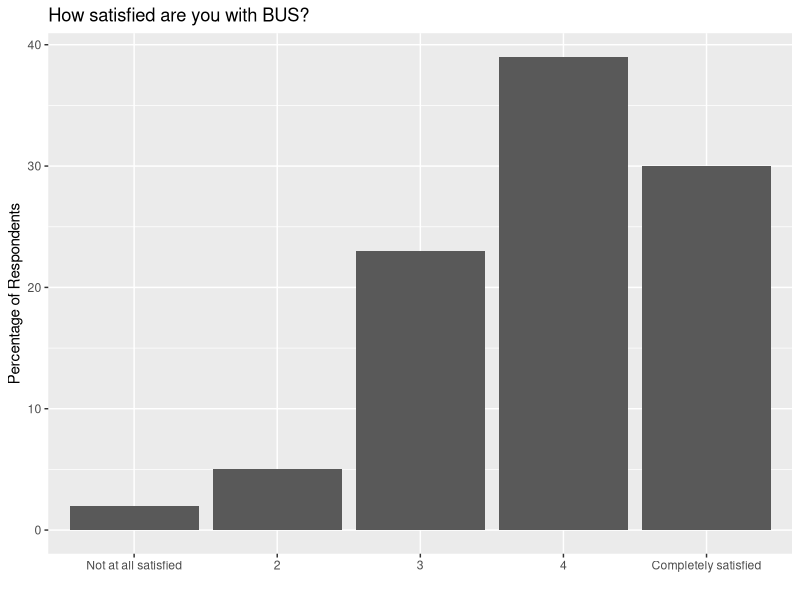
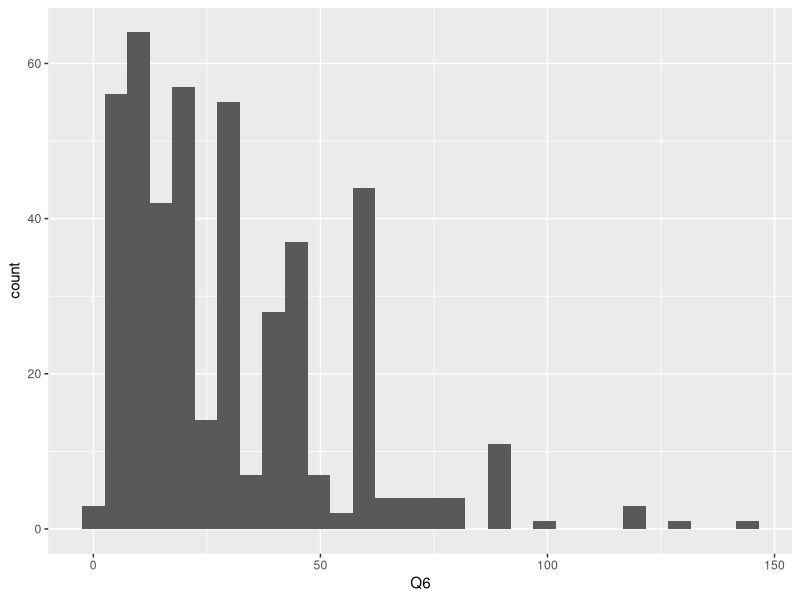
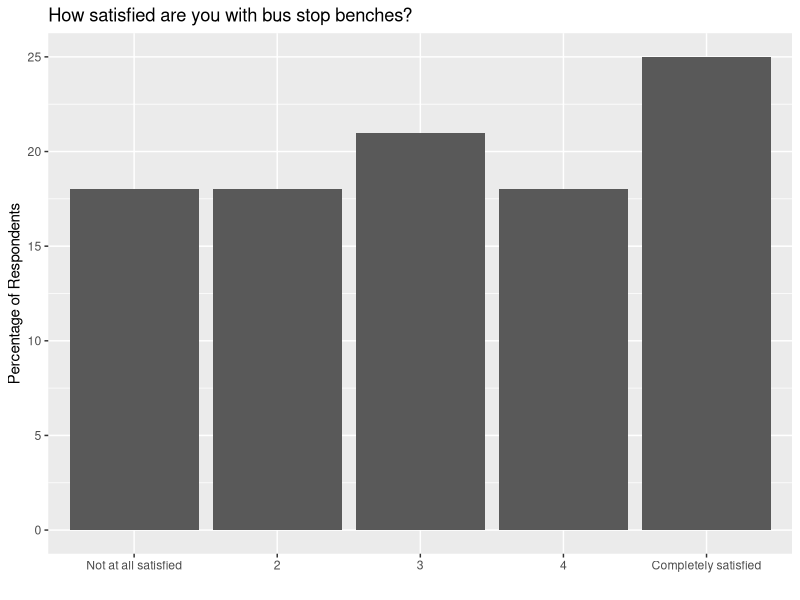
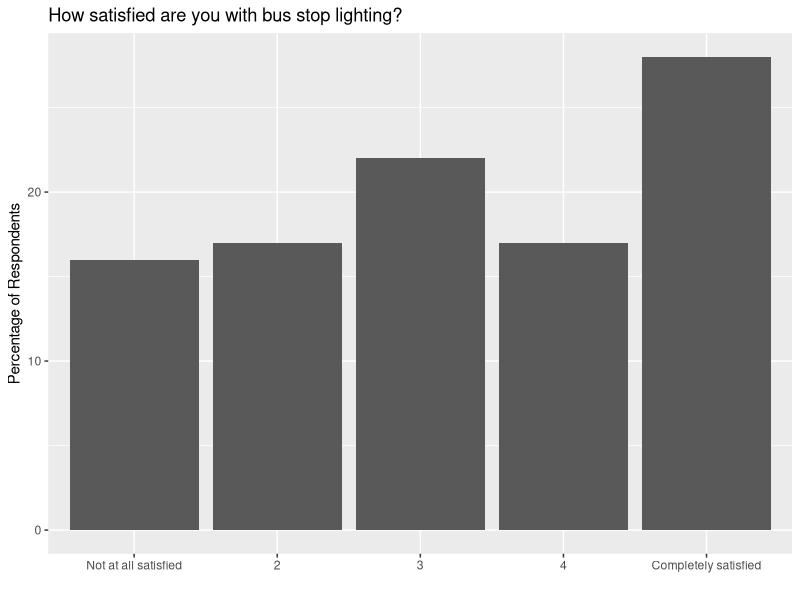
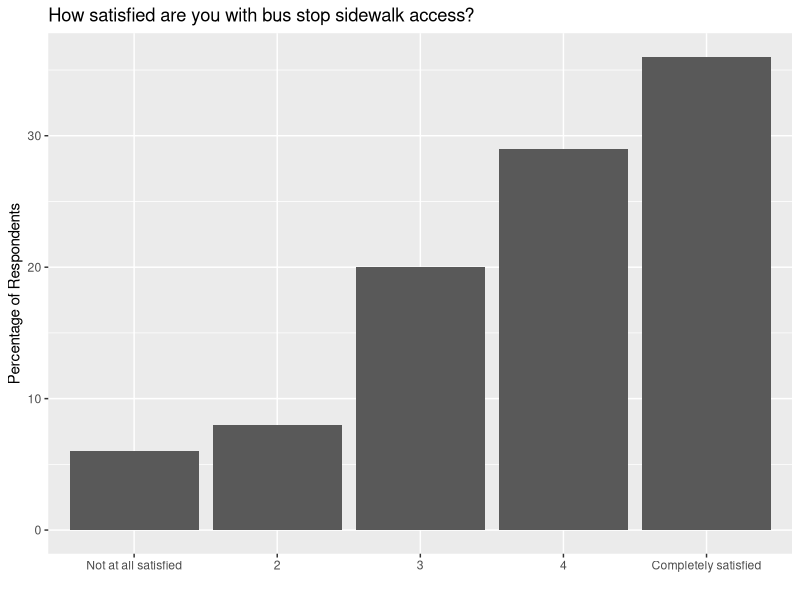
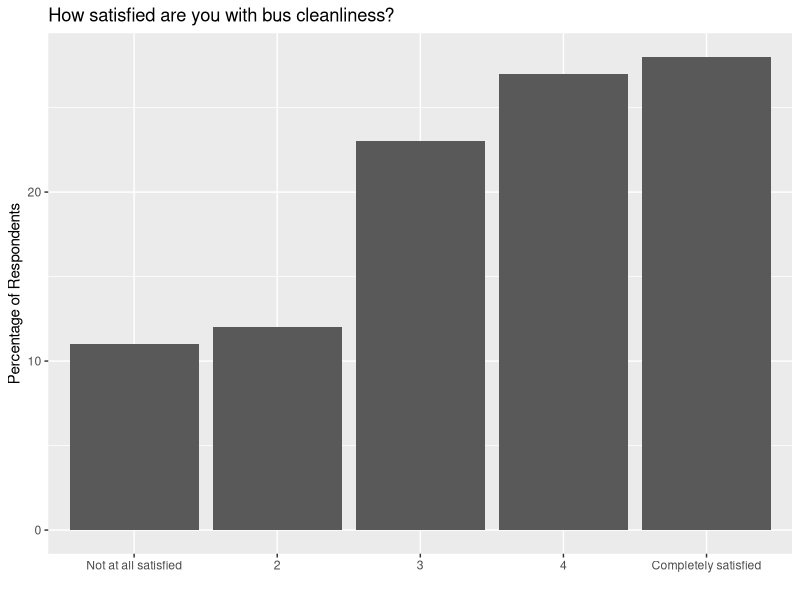
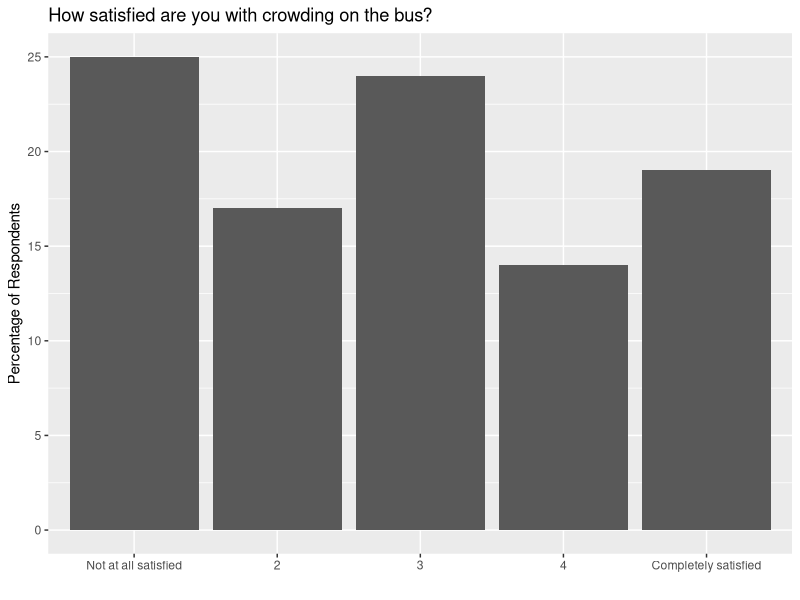
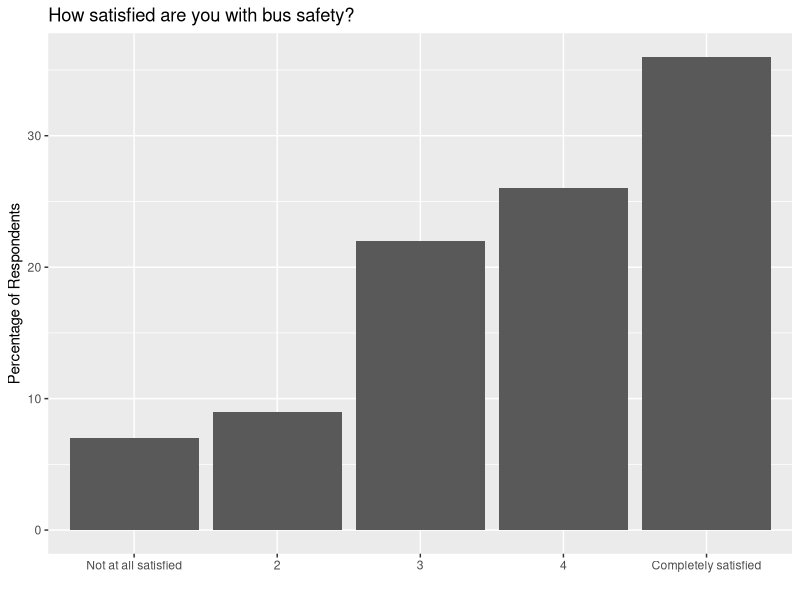

Generate these figures, in order, with R:
library(tidyverse)

bus_raw <- read_csv("bus_data.csv")

# TOTAL SATISFACTION  
satisfied <- bus_raw %>%
  select(Q20) %>%
  filter(!is.na(Q20)) %>%
  group_by(Q20) %>%
  summarize(N = n()) %>%
  mutate(
    freq = N / sum(N),
    perc = round((freq * 100), 0),
    Q20 = factor(Q20, levels = c("Not at all satisfied", "2", "3", "4", "Completely satisfied"))
  )

ggplot(data = satisfied) +
  geom_col(aes(x = Q20, y = perc)) +
  ggtitle("How satisfied are you with BUS?") +
  xlab('') +
  ylab('Percentage of Respondents')


trip_length <- bus_raw %>%
  select(Q6) %>%
  filter(str_detect(Q6, '^[0-9]*$')) %>%
  transmute(
    Q6 = as.integer(Q6)
  )

median(trip_length$Q6)
min(trip_length$Q6)
max(trip_length$Q6)
quantile(trip_length$Q6)

ggplot(data = trip_length, aes(x = Q6)) +
  geom_histogram()

length_ok <- bus_raw %>%
  select(Q7) %>%
  filter(!is.na(Q7))

length_ok_perc <- length_ok %>%
  group_by(Q7) %>%
  summarize(N = n()) %>%
  mutate(
    freq = N / sum(N),
    perc = round((freq * 100), 0)
  )


#   SATISFIED WITH BENCHES AT STOPS
benches <- bus_raw %>%
  select(Q18_1) %>%
  filter(!is.na(Q18_1)) %>%
  group_by(Q18_1) %>%
  summarize(N = n()) %>%
  mutate(
    freq = N / sum(N),
    perc = round((freq * 100), 0),
    Q18_1 = factor(Q18_1, levels = c("Not at all satisfied", "2", "3", "4", "Completely satisfied"))
  )

ggplot(data = benches) +
  geom_col(aes(x = Q18_1, y = perc)) +
  ggtitle("How satisfied are you with bus stop benches?") +
  xlab('') +
  ylab('Percentage of Respondents')


#   SATISFIED WITH LIGHTING
lighting <- bus_raw %>%
  select(Q18_2) %>%
  filter(!is.na(Q18_2)) %>%
  group_by(Q18_2) %>%
  summarize(N = n()) %>%
  mutate(
    freq = N / sum(N),
    perc = round((freq * 100), 0),
    Q18_2 = factor(Q18_2, levels = c("Not at all satisfied", "2", "3", "4", "Completely satisfied"))
  )

ggplot(data = lighting) +
  geom_col(aes(x = Q18_2, y = perc)) +
  ggtitle("How satisfied are you with bus stop lighting?") +
  xlab('') +
  ylab('Percentage of Respondents')


#   SATISFIED WITH SIDEWALK ACCESS
sidewalk <- bus_raw %>%
  select(Q18_3) %>%
  filter(!is.na(Q18_3)) %>%
  group_by(Q18_3) %>%
  summarize(N = n()) %>%
  mutate(
    freq = N / sum(N),
    perc = round((freq * 100), 0),
    Q18_3 = factor(Q18_3, levels = c("Not at all satisfied", "2", "3", "4", "Completely satisfied"))
  )

ggplot(data = sidewalk) +
  geom_col(aes(x = Q18_3, y = perc)) +
  ggtitle("How satisfied are you with bus stop sidewalk access?") +
  xlab('') +
  ylab('Percentage of Respondents')


#   SATISFIED WITH BUS CLEANLINESS
clean <- bus_raw %>%
  select(Q18_4) %>%
  filter(!is.na(Q18_4)) %>%
  group_by(Q18_4) %>%
  summarize(N = n()) %>%
  mutate(
    freq = N / sum(N),
    perc = round((freq * 100), 0),
    Q18_4 = factor(Q18_4, levels = c("Not at all satisfied", "2", "3", "4", "Completely satisfied"))
  )

ggplot(data = clean) +
  geom_col(aes(x = Q18_4, y = perc)) +
  ggtitle("How satisfied are you with bus cleanliness?") +
  xlab('') +
  ylab('Percentage of Respondents')


#   SATISFIED WITH BUS CROWDING?
crowding <- bus_raw %>%
  select(Q18_5) %>%
  filter(!is.na(Q18_5)) %>%
  group_by(Q18_5) %>%
  summarize(N = n()) %>%
  mutate(
    freq = N / sum(N),
    perc = round((freq * 100), 0),
    Q18_5 = factor(Q18_5, levels = c("Not at all satisfied", "2", "3", "4", "Completely satisfied"))
  )

ggplot(data = crowding) +
  geom_col(aes(x = Q18_5, y = perc)) +
  ggtitle("How satisfied are you with crowding on the bus?") +
  xlab('') +
  ylab('Percentage of Respondents')


#   SATISFIED WITH BUS SAFETY?
safety <- bus_raw %>%
  select(Q18_6) %>%
  filter(!is.na(Q18_6)) %>%
  group_by(Q18_6) %>%
  summarize(N = n()) %>%
  mutate(
    freq = N / sum(N),
    perc = round((freq * 100), 0),
    Q18_6 = factor(Q18_6, levels = c("Not at all satisfied", "2", "3", "4", "Completely satisfied"))
  )

ggplot(data = safety) +
  geom_col(aes(x = Q18_6, y = perc)) +
  ggtitle("How satisfied are you with bus safety?") +
  xlab('') +
  ylab('Percentage of Respondents')


#   SATISFIED WITH BUS FRIENDLINESS?
friend <- bus_raw %>%
  select(Q18_7) %>%
  filter(!is.na(Q18_7)) %>%
  group_by(Q18_7) %>%
  summarize(N = n()) %>%
  mutate(
    freq = N / sum(N),
    perc = round((freq * 100), 0),
    Q18_7 = factor(Q18_7, levels = c("Not at all satisfied", "2", "3", "4", "Completely satisfied"))
  )

ggplot(data = friend) +
  geom_col(aes(x = Q18_7, y = perc)) +
  ggtitle("How satisfied are you with friendliness of drivers?") +
  xlab('') +
  ylab('Percentage of Respondents')


#   SATISFIED WITH BUS PHONE SERVICE RESPONSE?
phone <- bus_raw %>%
  select(Q18_8) %>%
  filter(!is.na(Q18_8)) %>%
  group_by(Q18_8) %>%
  summarize(N = n()) %>%
  mutate(
    freq = N / sum(N),
    perc = round((freq * 100), 0),
    Q18_8 = factor(Q18_8, levels = c("Not at all satisfied", "2", "3", "4", "Completely satisfied"))
  )

ggplot(data = phone) +
  geom_col(aes(x = Q18_8, y = perc)) +
  ggtitle("How satisfied are you with phone service response?") +
  xlab('') +
  ylab('Percentage of Respondents')


#   SATISFIED WITH ROUTES?
routes <- bus_raw %>%
  select(Q19_1) %>%
  filter(!is.na(Q19_1)) %>%
  group_by(Q19_1) %>%
  summarize(N = n()) %>%
  mutate(
    freq = N / sum(N),
    perc = round((freq * 100), 0),
    Q19_1 = factor(Q19_1, levels = c("Not at all satisfied", "2", "3", "4", "Completely satisfied"))
  )

ggplot(data = routes) +
  geom_col(aes(x = Q19_1, y = perc)) +
  ggtitle("How satisfied are you with availability of routes?") +
  xlab('') +
  ylab('Percentage of Respondents')


#   SATISFIED WITH DIRECTNESS of ROUTES?
direct <- bus_raw %>%
  select(Q19_2) %>%
  filter(!is.na(Q19_2)) %>%
  group_by(Q19_2) %>%
  summarize(N = n()) %>%
  mutate(
    freq = N / sum(N),
    perc = round((freq * 100), 0),
    Q19_2 = factor(Q19_2, levels = c("Not at all satisfied", "2", "3", "4", "Completely satisfied"))
  )

ggplot(data = direct) +
  geom_col(aes(x = Q19_2, y = perc)) +
  ggtitle("How satisfied are you with directness of routes?") +
  xlab('') +
  ylab('Percentage of Respondents')


#   SATISFIED WITH NUMBER OF STOPS?
stops <- bus_raw %>%
  select(Q19_3) %>%
  filter(!is.na(Q19_3)) %>%
  group_by(Q19_3) %>%
  summarize(N = n()) %>%
  mutate(
    freq = N / sum(N),
    perc = round((freq * 100), 0),
    Q19_3 = factor(Q19_3, levels = c("Not at all satisfied", "2", "3", "4", "Completely satisfied"))
  )

ggplot(data = stops) +
  geom_col(aes(x = Q19_3, y = perc)) +
  ggtitle("How satisfied are you with the number of stops?") +
  xlab('') +
  ylab('Percentage of Respondents')


#   SATISFIED WITH FREQUENCY OF SERVICE?
stop_freq <- bus_raw %>%
  select(Q19_4) %>%
  filter(!is.na(Q19_4)) %>%
  group_by(Q19_4) %>%
  summarize(N = n()) %>%
  mutate(
    freq = N / sum(N),
    perc = round((freq * 100), 0),
    Q19_4 = factor(Q19_4, levels = c("Not at all satisfied", "2", "3", "4", "Completely satisfied"))
  )

ggplot(data = stop_freq) +
  geom_col(aes(x = Q19_4, y = perc)) +
  ggtitle("How satisfied are you with the frequency of stops?") +
  xlab('') +
  ylab('Percentage of Respondents')


#   SATISFIED WITH SERVICE TIMES?
times <- bus_raw %>%
  select(Q19_5) %>%
  filter(!is.na(Q19_5)) %>%
  group_by(Q19_5) %>%
  summarize(N = n()) %>%
  mutate(
    freq = N / sum(N),
    perc = round((freq * 100), 0),
    Q19_5 = factor(Q19_5, levels = c("Not at all satisfied", "2", "3", "4", "Completely satisfied"))
  )

ggplot(data = times) +
  geom_col(aes(x = Q19_5, y = perc)) +
  ggtitle("How satisfied are you with the frequency of stops?") +
  xlab('') +
  ylab('Percentage of Respondents')


#   SATISFIED WITH COST?
cost <- bus_raw %>%
  select(Q19_6) %>%
  filter(!is.na(Q19_6)) %>%
  group_by(Q19_6) %>%
  summarize(N = n()) %>%
  mutate(
    freq = N / sum(N),
    perc = round((freq * 100), 0),
    Q19_6 = factor(Q19_6, levels = c("Not at all satisfied", "2", "3", "4", "Completely satisfied"))
  )

ggplot(data = cost) +
  geom_col(aes(x = Q19_6, y = perc)) +
  ggtitle("How satisfied are you with the cost of fare?") +
  xlab('') +
  ylab('Percentage of Respondents')